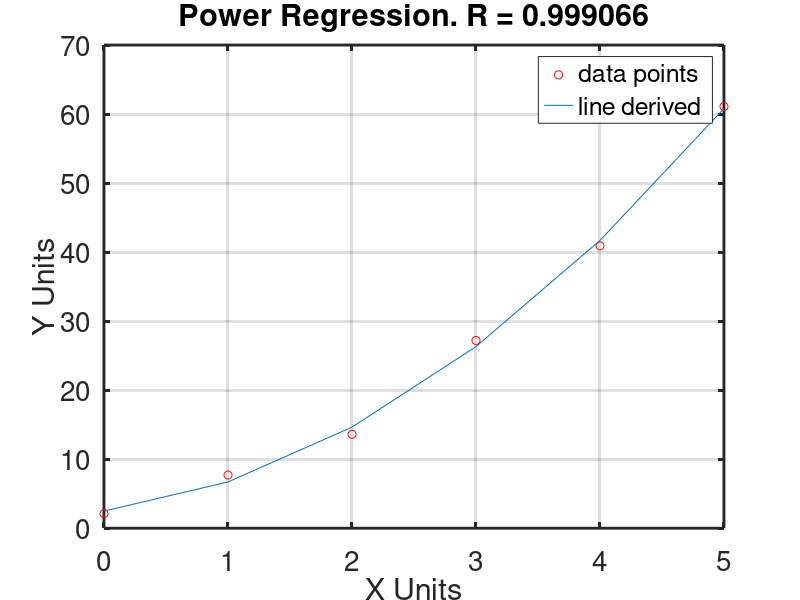

Write MATLAB code to recreate this figure.
#Michael Ellerkamp, NumAnalysis
#Polynomial Regression file

#Our Data
x = [0,1,2,3,4,5]
y = [2.1,7.7,13.6,27.2,40.9,61.1]

#Important that x and y have the same length, do not make me have to implement error detection!!!
disp("\nData!!!\n")
N = length(x)
M = 2 #polynomial degree
disp("\nSums:\n")
Sum_X = sum(x)
Sum_X2 = sum(x.^2)
Sum_X3 = sum(x.^3)
Sum_X4 = sum(x.^4)
Sum_Y = sum(y)
Sum_XY = sum(x.*y)
Sum_X2Y = sum(y.*(x.^2))
#All of our meansq
Mean_Y = mean(y)/N
#Finding Matrix A, C, and B
A = [N, Sum_X, Sum_X2; Sum_X, Sum_X2, Sum_X3; Sum_X2, Sum_X3, Sum_X4]
C = [Sum_Y;Sum_XY;Sum_X2Y]
B = A\C #left division, inv(A)/C, useful as it creates a minimum norm solution
#Equation
printf("Our equation is: y = %d + %dx + %dx^2\n",B(1), B(2), B(3))
#Finding Sr
Sr = 0;
for i = 1:N
  Sr += power(y(i) - B(1) - (B(2) * x(i)) - (B(3) * power(x(i),2)),2);
endfor
Sr
#Finding SYX
SYX = sqrt(Sr/(N-(M+1)))
#Finding R^2 and R
#R2 = (power((N*sum(y)-power(Sum_Y,2)),2)-Sr)/power((N*sum(y)-power(Sum_Y,2)),2) #using linear L(Y,Y) fails
R2 = (power((sum(y)-N*power(Mean_Y,2)),2)-Sr)/power(sum(y)-N*power(Mean_Y,2),2) #using S(Y,Y)
R = sqrt(R2)
#Now to add plotting this out.
#Even for testing I don't care to output this so it will have the ;

y2 = B(1) + (B(2) * x) + (B(3) * power(x,2)); #power version.

#we are plotting the initial x,y data as red circles 'or'
#Our new equation will be plotted as a regular line x,y2
plot(x,y,'or',x,y2)
xlabel("X Units")
ylabel("Y Units")
title(sprintf("Power Regression. R = %d",R))
grid on
legend('data points', 'line derived')
set(gca, "linewidth", 2, "fontsize", 20)
